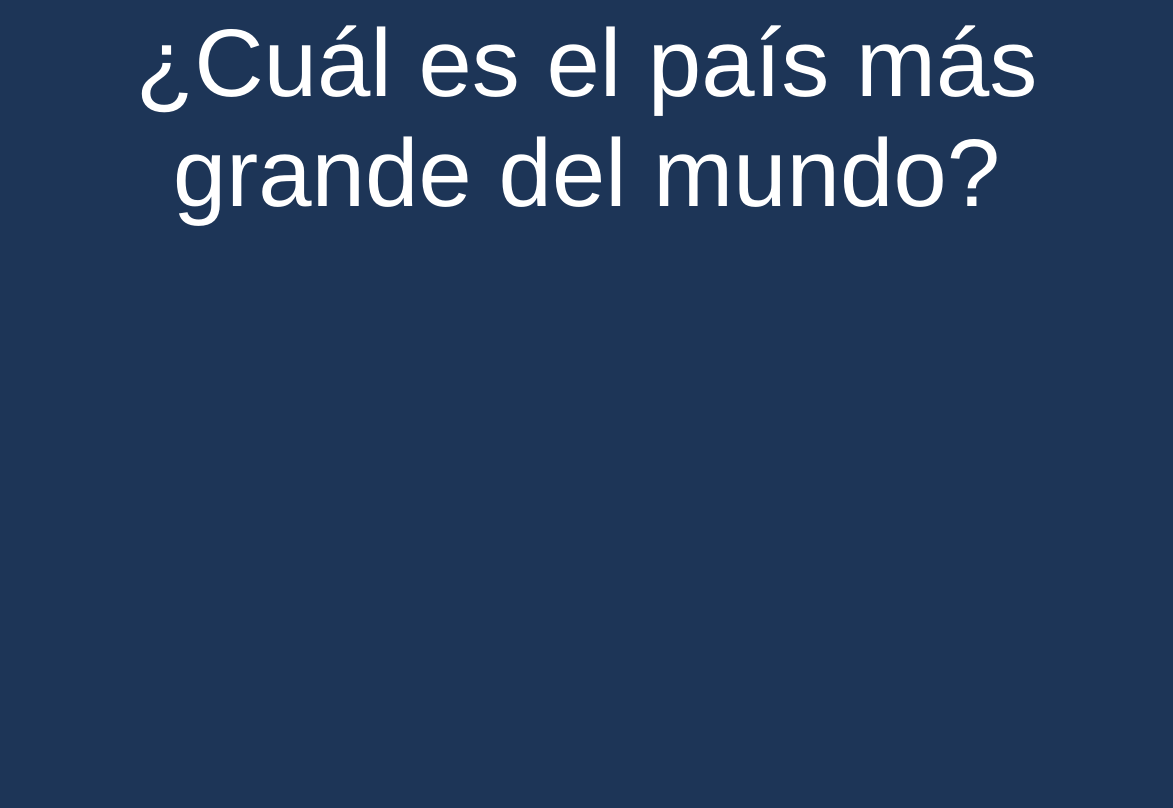
<?xml version="1.0" encoding="UTF-8"?>
<ui version="4.0">
 <class>MainWindow</class>
 <widget class="QMainWindow" name="MainWindow">
  <property name="geometry">
   <rect>
    <x>0</x>
    <y>0</y>
    <width>1173</width>
    <height>808</height>
   </rect>
  </property>
  <property name="windowTitle">
   <string>MainWindow</string>
  </property>
  <property name="styleSheet">
   <string notr="true">background-color: rgb(29, 53, 87);</string>
  </property>
  <widget class="QWidget" name="centralwidget">
   <layout class="QVBoxLayout" name="verticalLayout">
    <item>
     <widget class="QLabel" name="lblTitulo">
      <property name="text">
       <string>&lt;html&gt;&lt;head/&gt;&lt;body&gt;&lt;p align=&quot;center&quot;&gt;&lt;span style=&quot; font-size:72pt; color:#ffffff;&quot;&gt;¿Cuál es el país más grande del mundo?&lt;/span&gt;&lt;/p&gt;&lt;/body&gt;&lt;/html&gt;</string>
      </property>
      <property name="textFormat">
       <enum>Qt::AutoText</enum>
      </property>
      <property name="alignment">
       <set>Qt::AlignCenter</set>
      </property>
      <property name="wordWrap">
       <bool>true</bool>
      </property>
     </widget>
    </item>
    <item>
     <spacer name="verticalSpacer">
      <property name="orientation">
       <enum>Qt::Vertical</enum>
      </property>
      <property name="sizeHint" stdset="0">
       <size>
        <width>20</width>
        <height>40</height>
       </size>
      </property>
     </spacer>
    </item>
    <item>
     <layout class="QHBoxLayout" name="horizontalLayout">
      <item>
       <spacer name="horizontalSpacer_3">
        <property name="orientation">
         <enum>Qt::Horizontal</enum>
        </property>
        <property name="sizeType">
         <enum>QSizePolicy::Preferred</enum>
        </property>
        <property name="sizeHint" stdset="0">
         <size>
          <width>100</width>
          <height>20</height>
         </size>
        </property>
       </spacer>
      </item>
      <item>
       <widget class="QLabel" name="lblimagen1">
        <property name="maximumSize">
         <size>
          <width>500</width>
          <height>500</height>
         </size>
        </property>
        <property name="styleSheet">
         <string notr="true"/>
        </property>
        <property name="text">
         <string/>
        </property>
        <property name="pixmap">
         <pixmap>../Imagenes/Rusia.jpg</pixmap>
        </property>
        <property name="scaledContents">
         <bool>true</bool>
        </property>
       </widget>
      </item>
      <item>
       <spacer name="horizontalSpacer">
        <property name="orientation">
         <enum>Qt::Horizontal</enum>
        </property>
        <property name="sizeHint" stdset="0">
         <size>
          <width>80</width>
          <height>20</height>
         </size>
        </property>
       </spacer>
      </item>
      <item>
       <widget class="QLabel" name="lblimagen2">
        <property name="maximumSize">
         <size>
          <width>500</width>
          <height>500</height>
         </size>
        </property>
        <property name="text">
         <string/>
        </property>
        <property name="pixmap">
         <pixmap>../Imagenes/Rusia.jpg</pixmap>
        </property>
        <property name="scaledContents">
         <bool>true</bool>
        </property>
       </widget>
      </item>
      <item>
       <spacer name="horizontalSpacer_2">
        <property name="orientation">
         <enum>Qt::Horizontal</enum>
        </property>
        <property name="sizeType">
         <enum>QSizePolicy::Preferred</enum>
        </property>
        <property name="sizeHint" stdset="0">
         <size>
          <width>100</width>
          <height>20</height>
         </size>
        </property>
       </spacer>
      </item>
     </layout>
    </item>
    <item>
     <spacer name="verticalSpacer_2">
      <property name="orientation">
       <enum>Qt::Vertical</enum>
      </property>
      <property name="sizeType">
       <enum>QSizePolicy::Preferred</enum>
      </property>
      <property name="sizeHint" stdset="0">
       <size>
        <width>20</width>
        <height>100</height>
       </size>
      </property>
     </spacer>
    </item>
   </layout>
  </widget>
  <widget class="QStatusBar" name="statusbar"/>
 </widget>
 <resources/>
 <connections/>
</ui>
